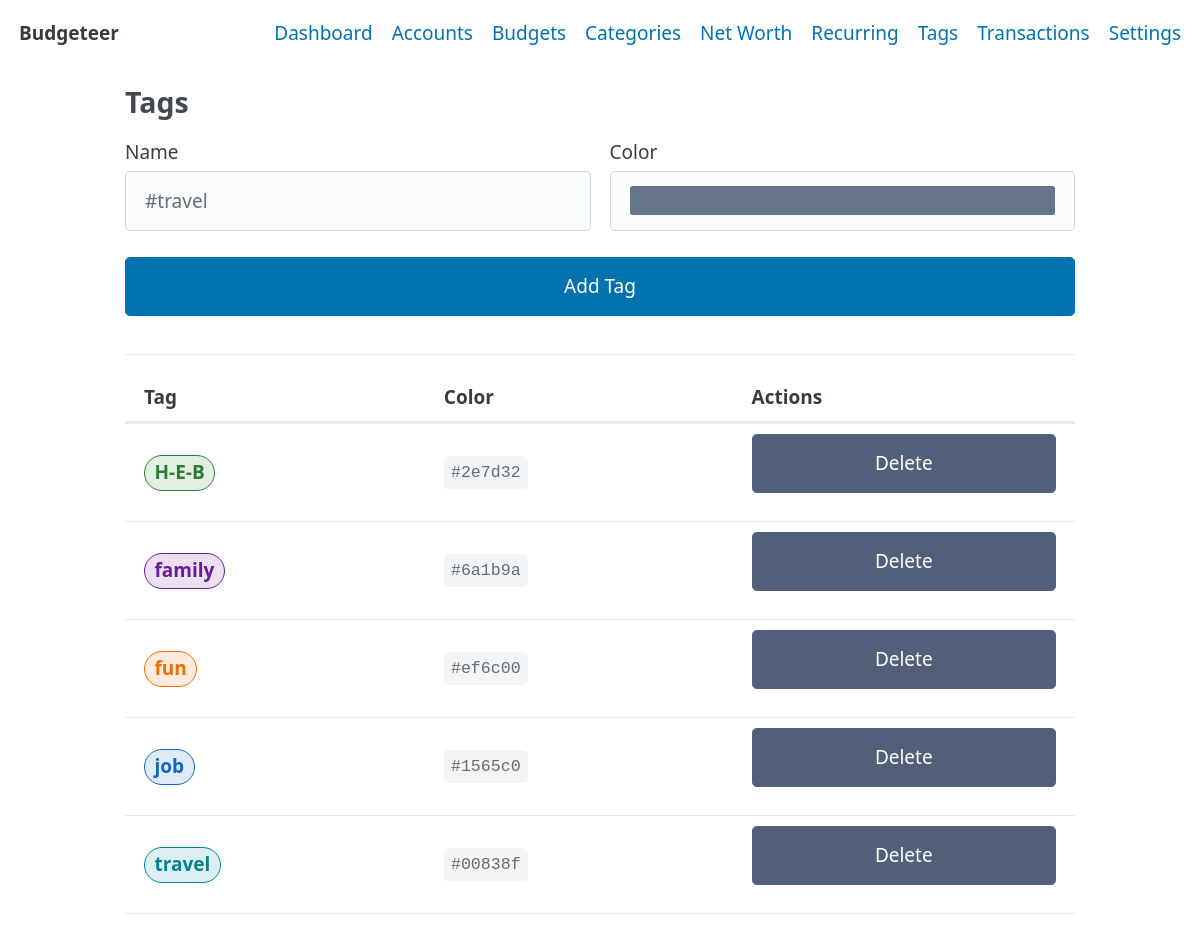
The app's page /tags/ with its own data.
### tables this page shows
CREATE TABLE tags (
  id INTEGER PRIMARY KEY,
  name TEXT NOT NULL UNIQUE,
  color TEXT NOT NULL DEFAULT '#64748b'
);

### app/routes/tags.py (the view, shortened to what this page needs)
@tags_bp.route("/", methods=["GET", "POST"])
def index():
    tags = TagRepository.get_all()
    return render_template("tags.html", tags=tags)

### app/repositories/tag_repository.py (called while the page is built)
    @staticmethod
    def get_all() -> List[dict]:
        with get_db() as db:
            return db.execute(
                "SELECT id, name, color FROM tags ORDER BY name"
            ).fetchall()

### db.py (called while the page is built)
@contextmanager
def get_db():
    conn = sqlite3.connect(DB_PATH)
    conn.row_factory = sqlite3.Row
    try:
        yield conn
        conn.commit()
    finally:
        conn.close()

### templates/tags.html
{% extends 'layout.html' %}
{% block content %}
<h3>Tags</h3>
<form method="post">
    <div class="grid">
        <label>Name
            <input name="name" placeholder="#travel" required>
        </label>
        <label>Color
            <input type="color" name="color" value="#64748b">
        </label>
    </div>
    <button type="submit">Add Tag</button>
</form>
<hr>
{% if tags %}
<table>
    <thead>
        <tr>
            <th>Tag</th>
            <th>Color</th>
            <th>Actions</th>
        </tr>
    </thead>
    <tbody>
        {% for t in tags %}
        <tr>
            <td>
                <span
                    style="display:inline-block;padding:0.15rem 0.5rem;border-radius:999px;background:{{ t['color'] }}22;border:1px solid {{ t['color'] }};">
                    <span style="color:{{ t['color'] }};font-weight:600;">{{
                        t['name'] }}</span>
                </span>
            </td>
            <td><code>{{ t['color'] }}</code></td>
            <td>
                <form method="post"
                    action="{{ url_for('tags.delete', tag_id=t['id']) }}"
                    onsubmit="return confirm('Delete this tag? It will be removed from all transactions.');">
                    <button type="submit" class="secondary">Delete</button>
                </form>
            </td>
        </tr>
        {% endfor %}
    </tbody>
</table>
{% else %}
<p>No tags yet. Add one above.</p>
{% endif %}
{% endblock %}

### records on screen
tags: name "H-E-B", color "#2e7d32"
tags: name "family", color "#6a1b9a"
tags: name "fun", color "#ef6c00"
tags: name "job", color "#1565c0"
tags: name "travel", color "#00838f"
